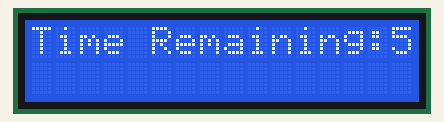
Bench run of a sketch on a simulated Arduino Uno, built with avr-gcc and run on an emulated ATmega328P. Shown: 16×2 character LCD.

Above: at 1.1 s.
At 2.1 s:
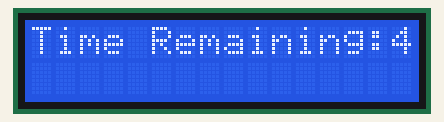
At 3.1 s:
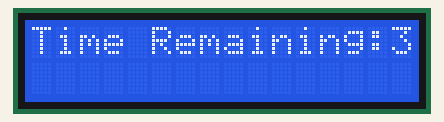
At 4.1 s:
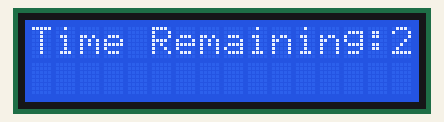
At 5.1 s:
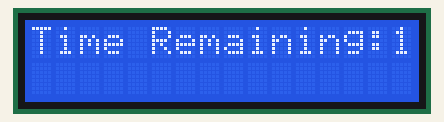
At 6.1 s:
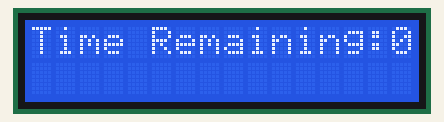

The sketch:

sketch_sep09a.ino
```cpp
#include <LiquidCrystal.h>
int inputPin1 = 2;
volatile int score=0;
int i=5;
long start;
LiquidCrystal lcd(12,11,5,4,3,8);
void setup() {
  lcd.begin(16,2);
  pinMode(inputPin1,INPUT);
  attachInterrupt(digitalPinToInterrupt(inputPin1), press, FALLING);
  play();
  detachInterrupt(digitalPinToInterrupt(inputPin1));
}
void loop() {

}
void play()
{
  start = millis();
  while (i>=0)
  {
   if((millis()-start)>=1000)
    {
      lcd.setCursor(0,0);
      lcd.print("Time Remaining:");
      lcd.print(i--);
      start+=1000;
    }
  }
}
void press()
{
 lcd.setCursor(0,7);
 score=score+1;
 lcd.print("Score: ");
 lcd.print(score);
}
```

Measured:
- what the display in image 0 shows lasts 1.0 s, from 1.1 s to 2.1 s
